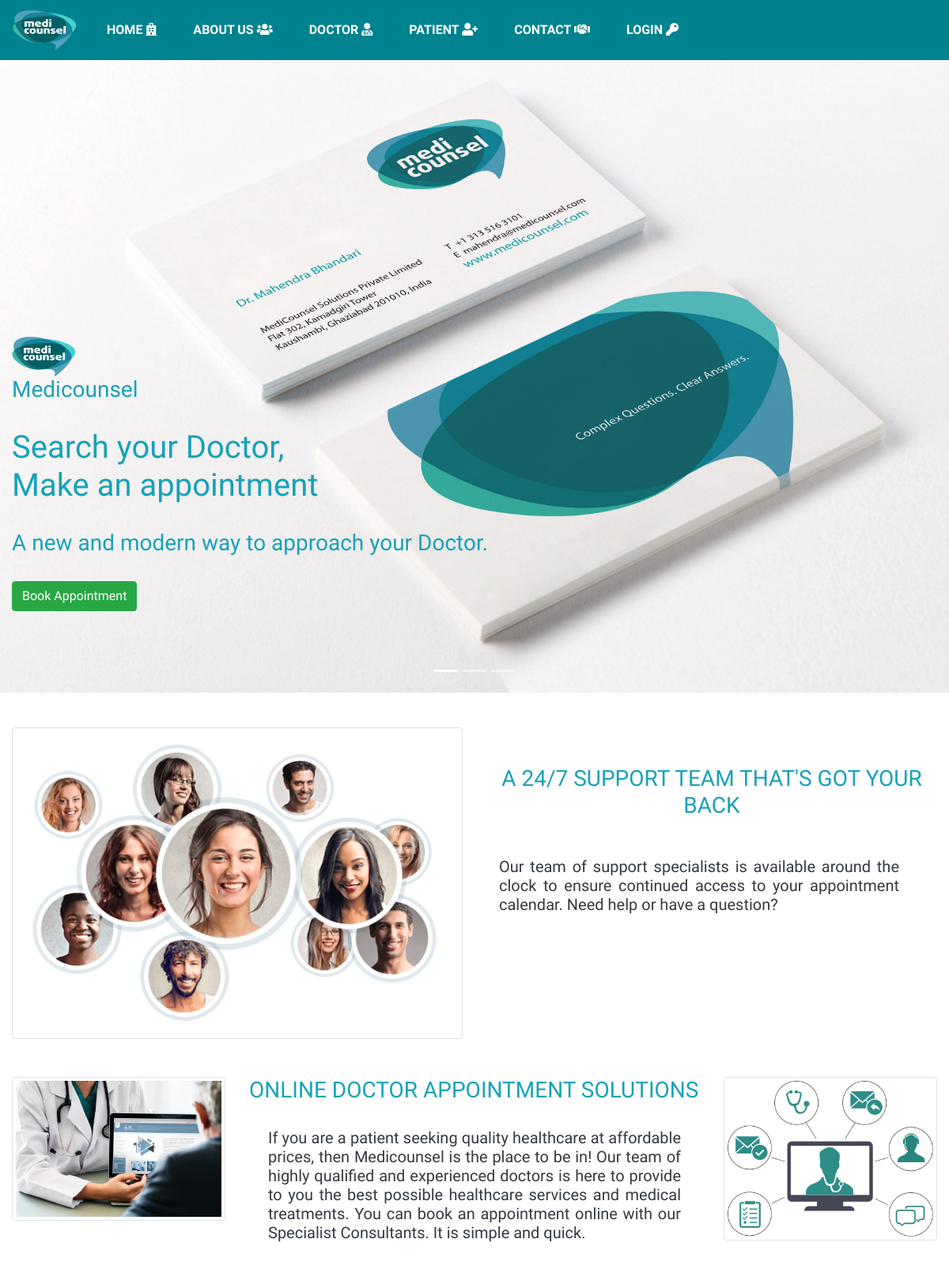
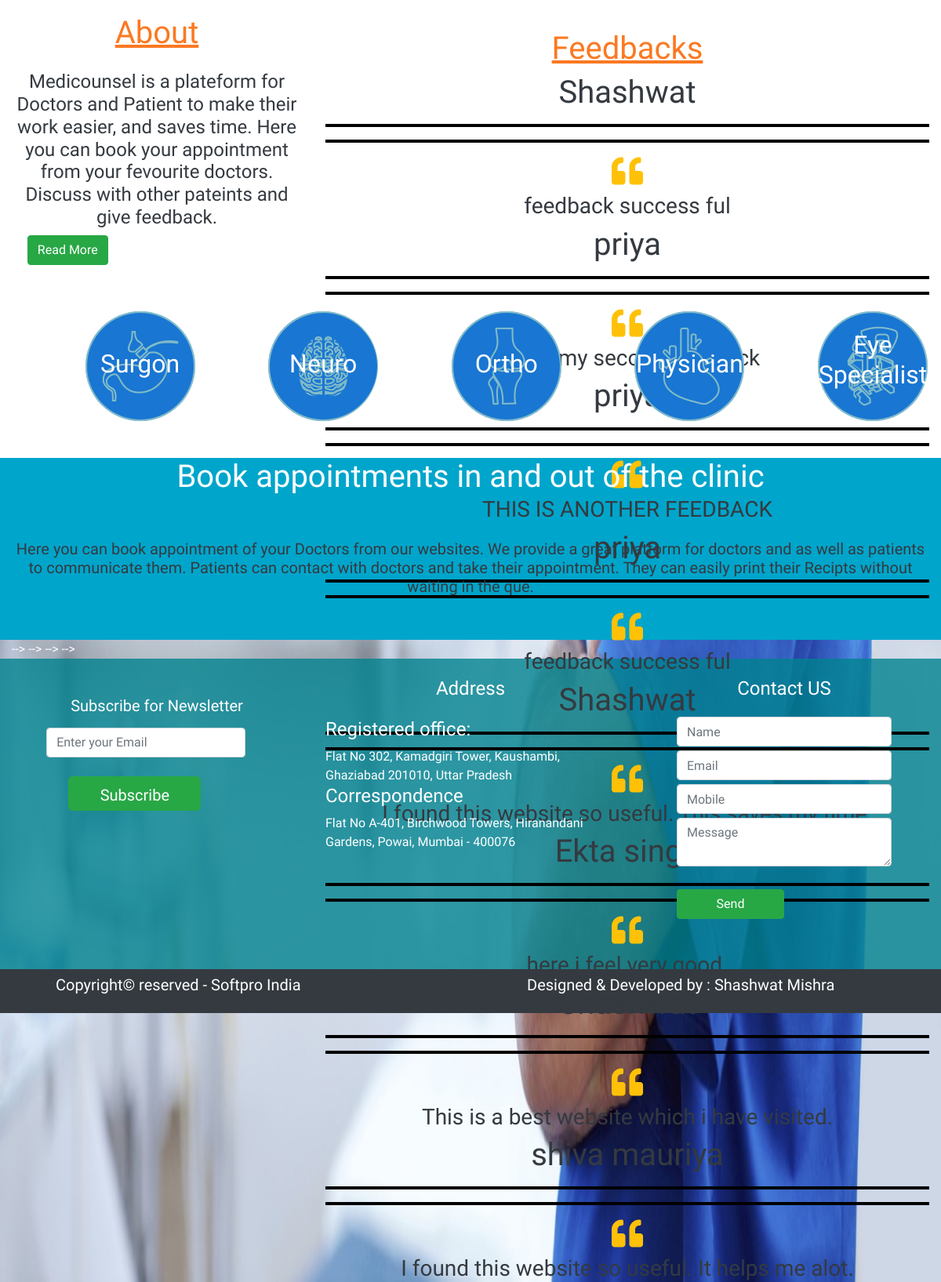
The page / on the database its author committed (2 pictures, top to bottom).
### tables this page shows
CREATE TABLE IF NOT EXISTS `tbl_feedback` (
  `feedid` int(11) NOT NULL AUTO_INCREMENT,
  `pat_id` int(11) NOT NULL,
  `feedback` varchar(200) NOT NULL,
  `date` varchar(20) NOT NULL,
  PRIMARY KEY (`feedid`)
);

CREATE TABLE IF NOT EXISTS `tbl_patient` (
  `pat_id` int(11) NOT NULL AUTO_INCREMENT,
  `name` varchar(60) NOT NULL,
  `fname` varchar(60) NOT NULL,
  `email` varchar(30) NOT NULL,
  `password` varchar(20) NOT NULL,
  `address` varchar(150) NOT NULL,
  `mobile` varchar(13) NOT NULL,
  `pin` int(6) NOT NULL,
  `age` int(3) NOT NULL,
  `gender` varchar(6) NOT NULL,
  `date` varchar(20) NOT NULL,
  PRIMARY KEY (`pat_id`)
);

### index.php (the view, shortened to what this page needs)
<?php
include("header.php");
$query="select * from tbl_feedback";
$res=mysql_query($query);
?>
<html>
<head>
	<link href="https://cdnjs.cloudflare.com/ajax/libs/owl-carousel/1.3.3/owl.carousel.min.css" rel="stylesheet"/>
	<link href="https://cdnjs.cloudflare.com/ajax/libs/owl-carousel/1.3.3/owl.theme.min.css" rel="stylesheet"/>
</head>
<body>
<div class="container-fluid">
	<div class="row sliderr">
		<div id="demo" class="carousel slide" data-ride="carousel">
			<ul class="carousel-indicators">
				<li data-target="#demo" data-slide-to="0" class="active"></li>
				<li data-target="#demo" data-slide-to="1"></li>
				<li data-target="#demo" data-slide-to="2"></li>
			</ul>
			<div class="carousel-inner">
				<div class="carousel-item active">
					<img src="images/MediCounsel_BC.jpg" alt="Medicounsel" class="img-responsive">
				</div>
			</div>
		</div>
	</div>
	<div class="row slidetxt">
		<div class="col-md-12">
			<img src="images/logo.png" alt="Logo" height="50" width="80">
			<h3 class="h3 text-info">Medicounsel</h3><br/>
			<h1 class="h1 text-info">Search your Doctor,<br/>Make an appointment</h1><br/>
			<h3 class="h3 text-info">A new and modern way to approach your Doctor.</h3><br/>
			<a href="login.php" class="btn btn-success rounded joom">Book Appointment</a>
		</div>
	</div>
	<div class="row" style="background:#fff; margin-top:-30%;">
		<div class="col-sm-6 panel panel-body mt-5">
			<img src="images/customer-bubble.png" class="img-responsive img-thumbnail"/>
		</div>
		<div class="col-sm-6 panel panel-body mt-5"  >
			<h3 class="text text-uppercase text-info text-center mt-5">A 24/7 support team that's got your back</h3>
			<h4 class="text-justify text-dark h5 pl-1 px-3 pr-5 mt-5">
				Our team of support specialists is available around the clock to ensure continued access to your appointment calendar. Need help or have a question?
			</h4>
		</div>
	</div>
	<div class="row" style="background:#fff;">
		<div class="col-sm-3 panel panel-body mt-5">
			<img src="images/bg1.jpg" class="img-responsive img-thumbnail"/>
		</div>
		<div class="col-sm-6 panel panel-body mt-5"  >
			<h3 class="text text-uppercase text-info">Online Doctor Appointment Solutions</h3>
			<blockquote class="text-justify text-dark h5 p-4">
				If you are a patient seeking quality healthcare at affordable prices, then Medicounsel is the place to be in! Our team of highly qualified and experienced doctors is here to provide to you the best possible healthcare services and medical treatments. You can book an appointment online with our Specialist Consultants. It is simple and quick.
			</blockquote>
		</div>
		<div class="col-sm-3 panel panel-body mt-5">
			<img src="images/online.png" class="img-responsive img-thumbnail "/>
		</div>
	</div>
	<div class="row" style="background:#fff;">
		<div class="about mt-1" style="background:#fff;">
			<div  class="col-md-4" id="labout">
				<h1 class="text-center p-3"><u style="color:#fb7922;">About</u></h1>
				<h4 class="text-center text-dark">Medicounsel is a plateform for Doctors and Patient to make their work easier, and saves time. Here you can book your appointment from your fevourite doctors. Discuss with other pateints and give feedback.</h4>
				<a href="about.php" class="btn btn-success">Read More</a>
			</div>
			<div class="col-md-8" id="rabout">
				<h1 class="text-center"><u style="color:#fb7922;">Feedbacks</u></h1>
				<div class="feed-slider" style="height:340px;border:0;">
					<?php
					while($row=mysql_fetch_array($res,MYSQL_BOTH))
					{
					?>
					<div>
					<?php
					$pid=$row['pat_id'];
					$query2="select name from tbl_patient where pat_id='$pid'";
					$res2=mysql_query($query2);
					if($row2=mysql_fetch_array($res2,MYSQL_BOTH))
					{
					?>
					<h1 class="text-center text-dark"><?php echo $row2['name'] ?></h1>
					<hr style="border:2px solid black;"/>
					<hr style="border:2px solid black;"/>
					<?php } ?>
					<h1 class="text-center text-dark"><span class="icon fa fa-quote-left text-warning"></span></h1>
					<h3 class="text-center text-dark"><?php echo $row['feedback'] ?></h3>
					</div>
					<?php
					}
					?>
				</div>
			</div>
		</div>
	</div>
	<div class="row" style="background:#fff;">
		<div id="" class="col-md-12">
			<div class="specc" style="background-image:url('images/sur.png');text-align:center;"><br/><br/><h2>Surgon</h2></div>
			<div class="specc" style="background-image:url('images/neuro.png');text-align:center;" ><br/><br/><h2>Neuro</h2></div>
			<div class="specc" style="background-image:url('images/ortho.png');text-align:center;" ><br/><br/><h2>Ortho</h2></div>
			<div class="specc" style="background-image:url('images/heart (1).png');text-align:center;" ><br/><br/><h2>Physician</h2></div>
			<div class="specc" style="background-image:url('images/eye.png');text-align:center;" ><br/><h2>Eye Specialist</h2></div>
		</div>
	</div>
	<div class="row" style="background:#00a5cb;">
	<div class="col-sm-12">
		<h1 class="text-center">Book appointments in and out of the clinic</h1>
		<h5 class="text-center text-dark py-5 ">Here you can book appointment of your Doctors from our websites. We provide a great platform for doctors and as well as patients to communicate them. Patients can contact with doctors and take their appointment. They can easily print their Recipts without waiting in the que. </h5>
	</div>
	</div>
			 -->
			 -->
			 -->
			 -->
</div>
</body>
</html>
<?php include("footer.php"); ?>

### header.php (shortened to what this page needs)
<html>
<head>
	<link rel="stylesheet" href="https://stackpath.bootstrapcdn.com/bootstrap/4.3.1/css/bootstrap.min.css">
	<link href="https://cdnjs.cloudflare.com/ajax/libs/owl-carousel/1.3.3/owl.carousel.min.css" rel="stylesheet"/>
	<link href="https://cdnjs.cloudflare.com/ajax/libs/owl-carousel/1.3.3/owl.theme.min.css" rel="stylesheet"/>
	<link rel="stylesheet" href="https://use.fontawesome.com/releases/v5.7.0/css/all.css">
	<link type="text/css" rel="stylesheet" href="css/style.css" />
</head>
<body>
   <nav id="navbar" class="navbar navbar-expand-lg sticky-top text-center">
        <a class="navbar-brand" href="index.php"><img src="images/logo.png" alt="Logo" height="50" width="80"></a>
		<div class="collapse navbar-collapse" id="medicounselMenu">
        <ul class="navbar-nav mr-auto">
			<li class="nav-item active">
				<a class="nav-link" href="index.php">HOME <i class="fas fa-hospital"></i><span class="sr-only">(current)</span></a>
			</li>
            <li class="nav-item">
				<a class="nav-link" href="about.php">ABOUT US <i class="fas fa-users"></i></a>
            </li>
			<li class="nav-item">
				<a class="nav-link" href="doctor.php">DOCTOR <i class="fas fa-user-md"></i></a>
            </li>
            <li class="nav-item">
				<a class="nav-link " href="patient.php">PATIENT <i class="fas fa-user-plus"></i></a>
            </li>
            <li class="nav-item ">
                <a class="nav-link" href="contact.php">CONTACT <i class="fas fa-handshake"></i></a>
            </li>
			<li class="nav-item">
                <a class="nav-link" href="login.php">LOGIN <i class="fas fa-key"></i></a>
            </li>
        </ul>
        </div>
    </nav>
</body>
</html>

### footer.php (shortened to what this page needs)
<html>
<head>
	<link href="css/style.css" rel="stylesheet" type="text/css"/>
</head>
<body>
<div class="container-fluid footer">
<div class="row">
	<div class="col-sm-4">
		<p class="h5 text-center mt-5">Subscribe for Newsletter</p>
		<form class="m-3 align-items-center">
		<input type="email" name="email" placeholder="Enter your Email" class="form-control w-75 offset-1"/><br/>
		<input type="submit" value="Subscribe" class="btn btn-success btn-lg form-control w-50 offset-2"/>
		</form>
	</div>
	<div class="col-sm-4">
		<h4 class="text-center m-4">Address</h4>
		<p>
			<h4>Registered office:</h4>
Flat No 302, Kamadgiri Tower, Kaushambi, Ghaziabad 201010, Uttar Pradesh
<h4>Correspondence</h4>
Flat No A-401, Birchwood Towers, Hiranandani Gardens, Powai, Mumbai - 400076
		</p>
	</div>
	<div class="col-sm-4">
		<h4 class="text-center m-4">Contact US</h4>
		<form action="contactcode.php" method="post" class="form-group mx-auto text-info p-5" style="margin-top:-50px;">
		<input type="name" name="name" placeholder="Name" class="text-info form-control input-border fobox" />
		<input type="email" name="email" placeholder="Email" class="text-info form-control input-border fobox"/>
		<input type="number" name="mobile" placeholder="Mobile" class="text-info form-control input-border fobox"/>
		<textarea name="message" placeholder="Message" class="text-info form-control input-border fobox"></textarea>
		<br/>
		<input type="submit" class="btn w-50 btn-success btn-md" value="Send">
	</form>
	</div>
</div>
	<div class="row bg-dark">
		<div class="col-sm-6">
			<p class="h5 p-2 ml-5">Copyright&copy; reserved - Softpro India</p>
		</div>
		<div class="col-sm-6 px-4 py-2 h5">
		  <p class="h5 ml-5">Designed & Developed by : Shashwat Mishra</p>
		</div>
	</div>
</div>
</body>
</html>

### css/style.css (style rules this page uses)
* { margin:0; padding:0; box-sizing:border-box; color:#ffffff; }
body { font-family: 'Dosis', sans-serif; font-weight: 400; background:url('../images/bg4.jpg'); background-repeat:no-repeat; background-attachment:fixed; background-size:100% 100%; }
.navbar { background:#00838f; min-height:50px; transition:top 0.3s; }
.nav-item { margin:5px; padding-left:10px; padding-right:10px; }
a { color:#ffffff; font-weight:600; }
.footer { min-height:180px; background-color:rgba(0,131,143,0.8); margin-bottom:0px; }
.carousel-inner img { width: 100%; height: 100%; }
.slidetxt { position:relative; top:-450px; z-index:4; }
.sliderr { position:relative; z-index:2; }
.about { margin-top:-26%; width:100%; }
.about { min-height:100px; width:100%; margin-top:-30%; background:rgb(153, 102, 204); }
#labout { height:300px; width:100%; float:left; }
#rabout { height:300px; width:100%; float:right; background:background:#00838f; margin-top:3%; }
.specc { height:140px; width:140px; border-radius:50%; background:#1976d2; float:left; display:inline-block; margin-left:8%; margin-top:5%; margin-bottom:4%; }

### footer.php (style rules this page uses)
.fobox { margin-bottom:5px; }

### rows shown on the page
tbl_feedback: pat.name "Shashwat", feedback "feedback success ful"
tbl_feedback: pat.name "priya", feedback "this is my second feedback"
tbl_feedback: pat.name "priya", feedback "THIS IS ANOTHER FEEDBACK"
tbl_feedback: pat.name "priya", feedback "feedback success ful"
tbl_feedback: pat.name "Shashwat", feedback "I found this website so useful. This saves my time."
tbl_feedback: pat.name "Ekta singh", feedback "here i feel very good."
tbl_feedback: pat.name "Shashwat", feedback "This is a best website which i have visited."
tbl_feedback: pat.name "shiva mauriya", feedback "I found this website so useful. It helps me alot."
